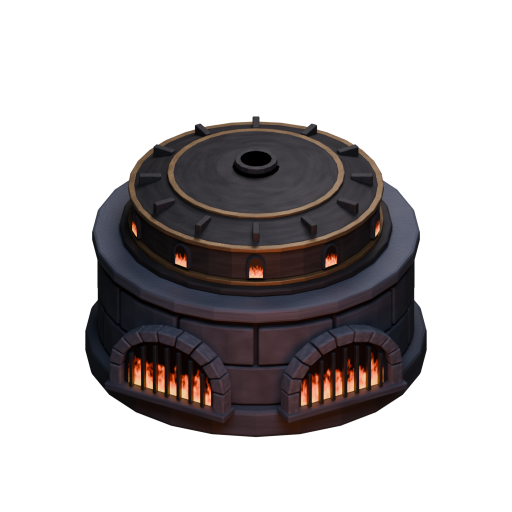
#> input picture ArtDirection/2026-10-20/reference-retorts-01/variant-0.png, 1024 x 1024 px (shown at 1/2 size)
$ python PackReferenceRetortAtlas.py
#> lines starting #> are read from the running program, lines starting #| are printed output that depends on the picture
"""Lossless packing of the two reference-retort Blender renders into the runtime atlas.

Never resizes or retouches pixels. Tile 0 and tile 1 keep the slots of the previous
industrial retort atlas, so the runtime cards, their
projection and depth bands are unchanged.
"""
from pathlib import Path
import hashlib
import json
from PIL import Image

ROOT = Path(__file__).resolve().parents[2]
SOURCE = ROOT / 'ArtDirection/2026-10-20/reference-retorts-01'
TARGET = ROOT / 'Assets/_Project/Resources/FoundryShortBoiler.png'
atlas = Image.new('RGBA', (2048, 1024))
#> atlas: PIL image 2048x1024 RGBA; every value is 0
tiles = []
for index in range(2):
    path = SOURCE / f'variant-{index}.png'
    with Image.open(path) as image:
#> image is the input picture: PIL image 1024x1024 RGBA; mean R, G, B, A 19.4, 15.9, 16.3, 86.5
        assert image.mode == 'RGBA' and image.size == (1024, 1024), path
        bounds = image.getchannel('A').getbbox()
#> bounds = (169, 232, 855, 875)
        assert bounds is not None, f'Empty render: {path}'
        # At least 32 pixels to either tile edge keeps mip filtering from
        # mixing the neighbouring variant in ordinary phone views.
        assert bounds[0] >= 32 and bounds[2] <= 992, (path, bounds)
        assert bounds[1] > 0 and bounds[3] < 1024, (path, bounds)
        atlas.paste(image, (1024 * index, 0))
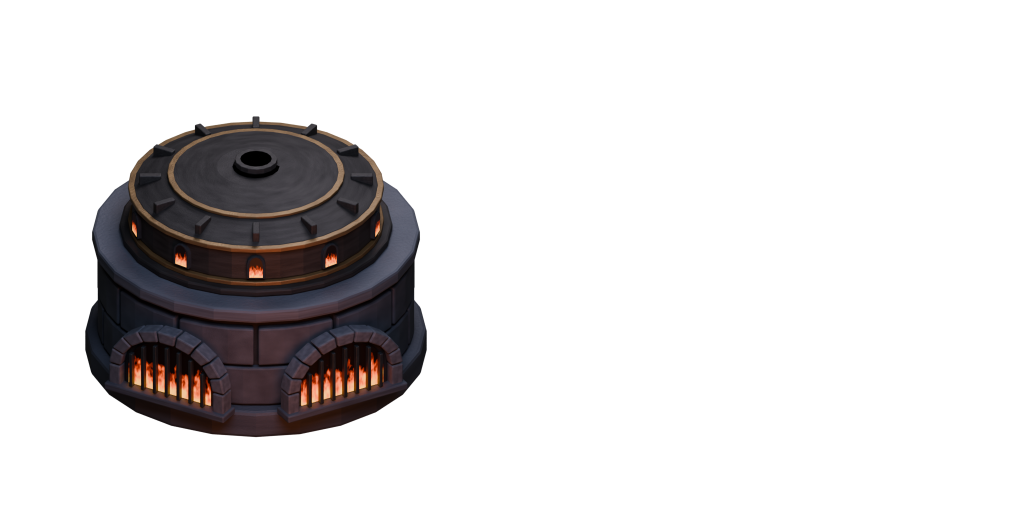
#> atlas: PIL image 2048x1024 RGBA (shown at 1/2 size); mean R, G, B, A 9.7, 7.9, 8.2, 43.2; transparent parts drawn white
        assert atlas.crop((1024 * index, 0, 1024 * (index + 1), 1024)).tobytes() == image.tobytes()
        tiles.append(dict(source=str(path.relative_to(ROOT)), sha256=hashlib.sha256(path.read_bytes()).hexdigest(),
                          alpha_bounds=bounds, tile=index))
#> pass 2 of the loop `for index in range(2):`:
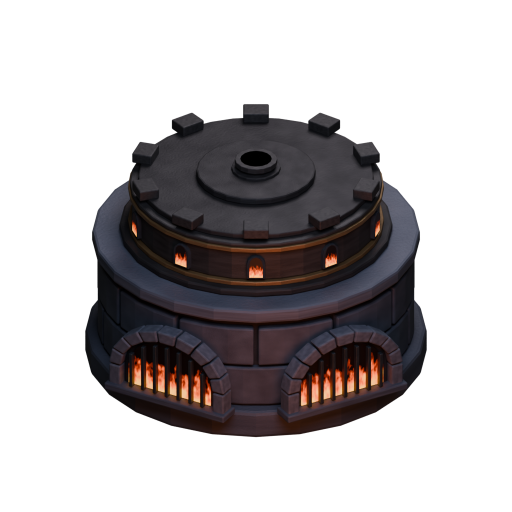
#> input picture ArtDirection/2026-10-20/reference-retorts-01/variant-1.png, 1024 x 1024 px (shown at 1/2 size)
#> image is the input picture: PIL image 1024x1024 RGBA; mean R, G, B, A 18.5, 15.3, 16.2, 88.6
#> bounds = (169, 207, 855, 875)
#> `atlas.paste(image, (1024 * index, 0))`:
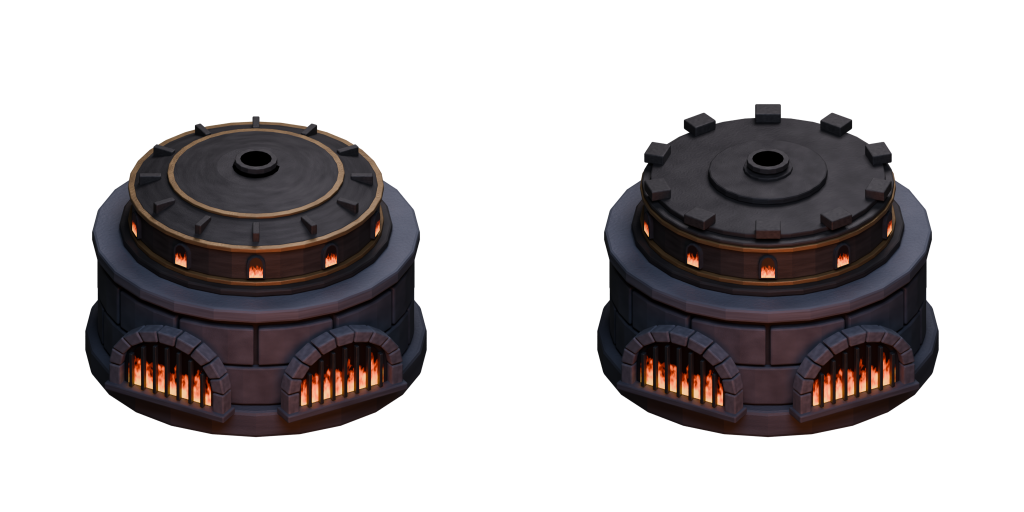
#> atlas: PIL image 2048x1024 RGBA (shown at 1/2 size); mean R, G, B, A 19, 15.6, 16.2, 87.5; transparent parts drawn white
atlas.save(TARGET)
record = dict(atlas=str(TARGET.relative_to(ROOT)), size=atlas.size, tiles=tiles,
              sha256=hashlib.sha256(TARGET.read_bytes()).hexdigest())
#> record = 4 items
(SOURCE / 'atlas-provenance.json').write_text(json.dumps(record, indent=2), encoding='utf-8')
print('Packed FoundryShortBoiler.png from two reference-retort renders; tile pixels preserved exactly.')
